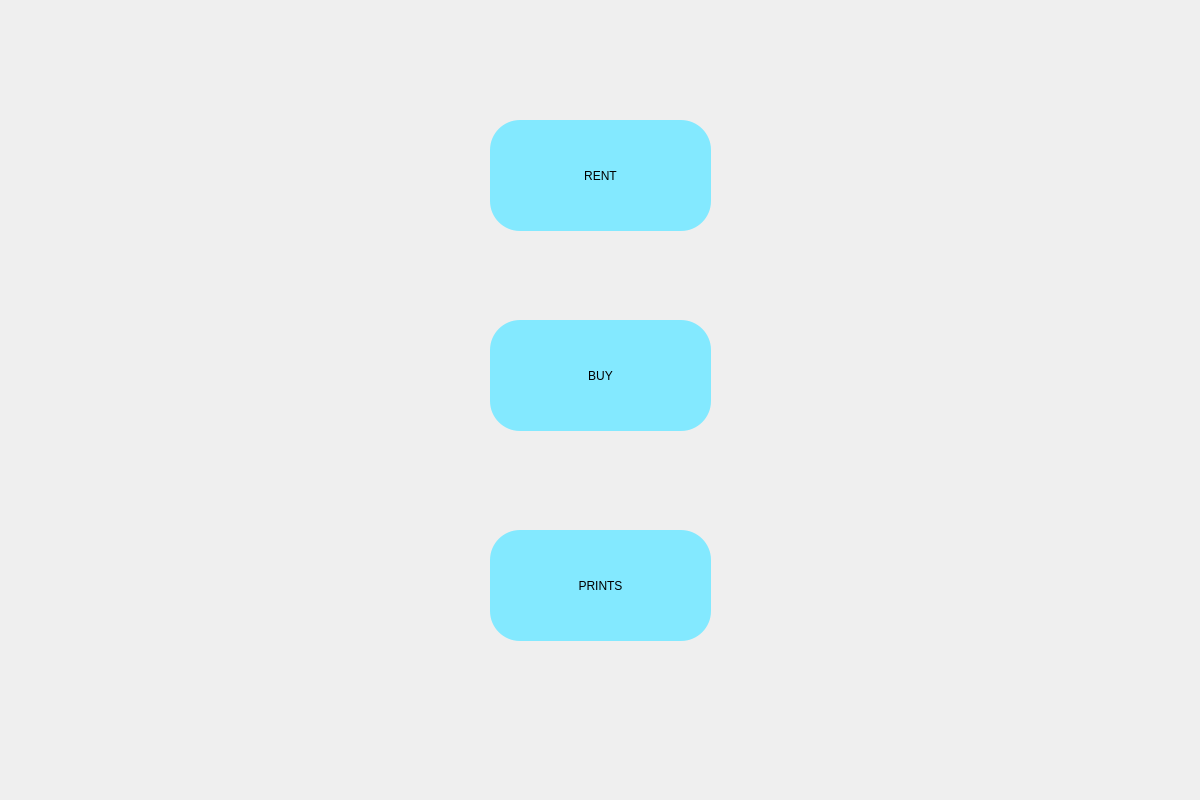
<?xml version="1.0" encoding="UTF-8"?>
<ui version="4.0">
 <class>Form</class>
 <widget class="QWidget" name="Form">
  <property name="geometry">
   <rect>
    <x>0</x>
    <y>0</y>
    <width>1200</width>
    <height>800</height>
   </rect>
  </property>
  <property name="windowTitle">
   <string>Form</string>
  </property>
  <widget class="QLabel" name="label">
   <property name="geometry">
    <rect>
     <x>0</x>
     <y>-10</y>
     <width>1201</width>
     <height>861</height>
    </rect>
   </property>
   <property name="styleSheet">
    <string notr="true">background-image: url(Stationary Isometric Mockup Seamless Pattern.jpeg);
;</string>
   </property>
   <property name="text">
    <string/>
   </property>
  </widget>
  <widget class="QLabel" name="label_2">
   <property name="geometry">
    <rect>
     <x>340</x>
     <y>70</y>
     <width>551</width>
     <height>681</height>
    </rect>
   </property>
   <property name="styleSheet">
    <string notr="true">
background-image: url(Untitled design.png);
border-bottom-right-radius:30px;</string>
   </property>
   <property name="text">
    <string/>
   </property>
  </widget>
  <widget class="QPushButton" name="buy_button">
   <property name="geometry">
    <rect>
     <x>490</x>
     <y>320</y>
     <width>221</width>
     <height>111</height>
    </rect>
   </property>
   <property name="styleSheet">
    <string notr="true">font: 20pt &quot;MV Boli&quot;;
background-color: rgb(131, 233, 255);

border-bottom-right-radius:30px;
border-top-right-radius:30px;
border-bottom-left-radius:30px;
border-top-left-radius:30px;</string>
   </property>
   <property name="text">
    <string>BUY</string>
   </property>
  </widget>
  <widget class="QPushButton" name="rent_button">
   <property name="geometry">
    <rect>
     <x>490</x>
     <y>120</y>
     <width>221</width>
     <height>111</height>
    </rect>
   </property>
   <property name="styleSheet">
    <string notr="true">font: 20pt &quot;MV Boli&quot;;
background-color: rgb(131, 233, 255);

border-bottom-right-radius:30px;
border-top-right-radius:30px;
border-bottom-left-radius:30px;
border-top-left-radius:30px;</string>
   </property>
   <property name="text">
    <string>RENT</string>
   </property>
  </widget>
  <widget class="QPushButton" name="printout_button">
   <property name="geometry">
    <rect>
     <x>490</x>
     <y>530</y>
     <width>221</width>
     <height>111</height>
    </rect>
   </property>
   <property name="styleSheet">
    <string notr="true">font: 20pt &quot;MV Boli&quot;;
background-color: rgb(131, 233, 255);

border-bottom-right-radius:30px;
border-top-right-radius:30px;
border-bottom-left-radius:30px;
border-top-left-radius:30px;</string>
   </property>
   <property name="text">
    <string>PRINTS</string>
   </property>
  </widget>
 </widget>
 <resources>
  <include location="dash2.qrc"/>
  <include location="dash1.qrc"/>
 </resources>
 <connections/>
</ui>
